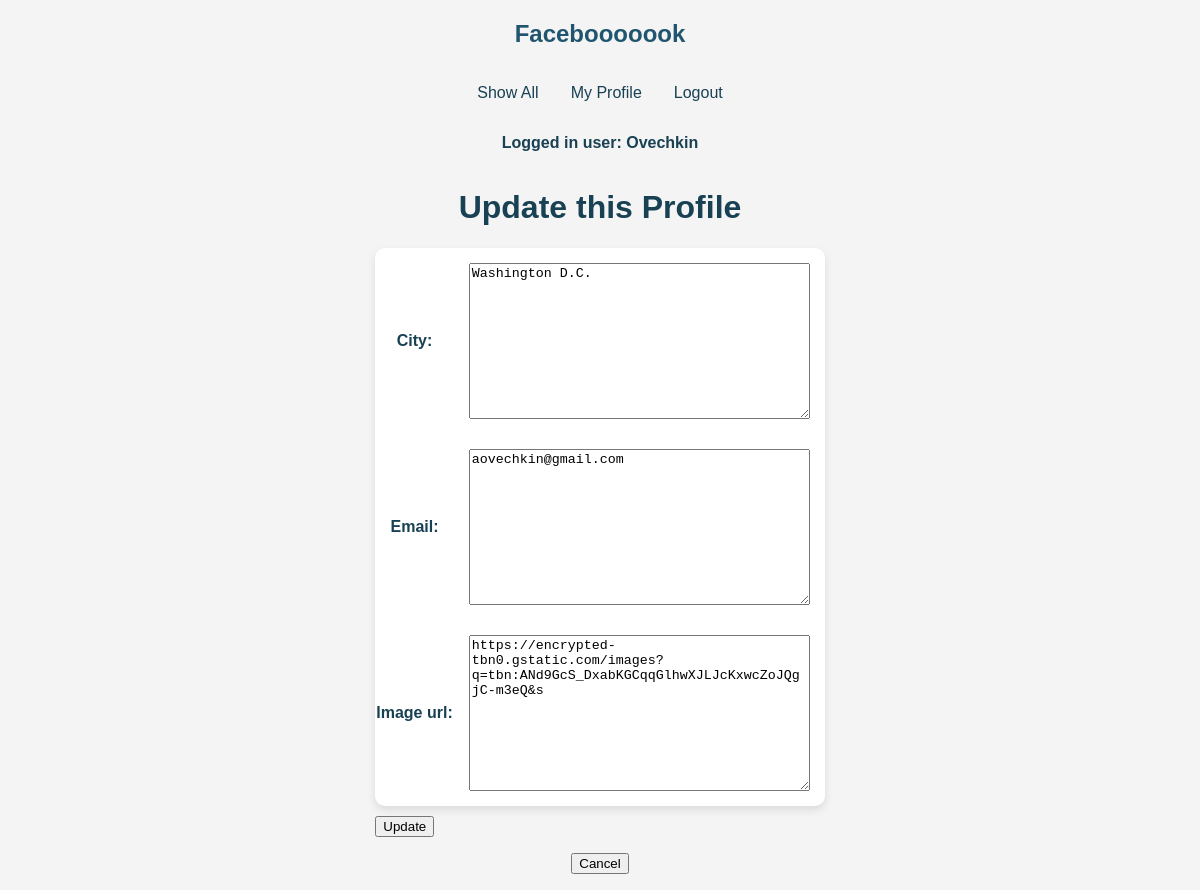
Page /mini_fb/profile/update (signed in) on the committed database.
### mini_fb/models.py (models this page shows, shortened)
class Profile(models.Model):
    first_name = models.TextField(blank=True)
    last_name = models.TextField(blank=True)
    city = models.TextField(blank=True)
    email = models.TextField(blank=True)
    image_url = models.TextField(blank=True)
    user = models.ForeignKey(User, on_delete=models.CASCADE)

### mini_fb/views.py (the view)
# urls.py: path('profile/update', UpdateProfileView.as_view(), name='update_profile'),
class UpdateProfileView(LoginRequiredMixin, UpdateView):
    model = Profile
    form_class = UpdateProfileForm
    template_name = "mini_fb/update_profile_form.html"
    def get_context_data(self, **kwargs):
        context = super().get_context_data(**kwargs)
        if self.request.user.is_authenticated:
            context["profile"] = Profile.objects.get(user = self.request.user)
        return context
    def get_object(self):
        return Profile.objects.get(user = self.request.user)

### mini_fb/forms.py
class UpdateProfileForm(forms.ModelForm):
    class Meta:
        model = Profile
        fields = ["city", "email", "image_url"]

### mini_fb/templates/mini_fb/update_profile_form.html (shortened to what this page needs)
{% extends 'mini_fb/base.html' %}
{% block content %}
<h1>Update this Profile</h1>
<form accept="{% url 'update_profile' %}" method="POST" enctype="multipart/form-data">
    <table>
        {{form.as_table}}
     </table>
     <input type="submit" name="submit" value="Update">
 </form>
 <form action="{% url 'profile' profile.pk %}" method="GET">
    <input type="submit" value="Cancel">
 </form>
{% endblock %}

### mini_fb/templates/mini_fb/base.html (shortened to what this page needs)
{% load static %}
<html>
    <head>
        <link rel="stylesheet" href="{% static 'mini_fb/styles.css' %}">
    </head>
    <body>
        <header>
            <nav>
            <a href="{% url 'show_all' %}">
                <h1 id="logo">Facebooooook</h1>
            </a>
                <ul>
                    <li><a href="{% url 'show_all' %}">Show All</a></li>
                    {% if request.user.is_authenticated %}
                    <li><a href="{% url 'profile' profile.pk %}">My Profile</a></li>
                    <li><a href="{% url 'logout' %}">Logout</a></li>
                    {% else %}
                    <li><a href="{% url 'create_profile' %}">Create Profile</a></li>
                    <li><a href="{% url 'login' %}">Login</a></li>
                    {% endif %}
                </ul>
            {% if request.user.is_authenticated %}
            <p class="auth-info">Logged in user: {{ request.user }}</p>
            {% else %}
            <p class="auth-info">Not logged in.</p>
            {% endif %}
            </nav>
        </header>
    {% block content %}
    {% endblock %}
    </body>
</html>

### static/mini_fb/styles.css (style rules this page uses)
body { display: flex; flex-direction: column; justify-content: center; align-items: center; min-height: 100; margin: 0; background-color: #f4f4f4; font-family: Arial, sans-serif; color: #184154; }
table { border-collapse: collapse; background: white; border-radius: 10px; overflow: hidden; box-shadow: 0 4px 8px rgba(0, 0, 0, 0.1); width: auto; margin-bottom: 10px; border-color: #1f556e; }
td { padding: 15px; vertical-align: middle; }
a { text-decoration: none; color: #184154; }
#logo { color: #1f556e; text-align: center; }
nav ul { display: flex; list-style: none; padding: 0; margin: 0; }
li a { display: block; text-align: center; padding: 16px; text-decoration: none; }
.auth-info { text-align: center; font-weight: bold; }

### rows in the picture
Profile: city "Washington D.C.", email "aovechkin@gmail.com", image_url "https://encrypted-tbn0.gstatic.com/images?q=tbn:ANd9GcS_DxabKGCqqGlhwXJLJcKxwcZoJQgjC-m3eQ&s"

### other values in the picture
{{ request.user }} "Ovechkin"
